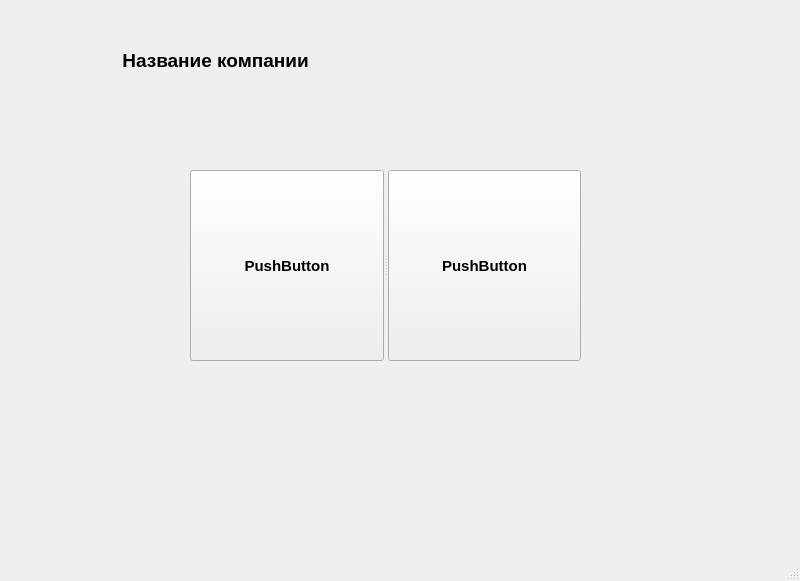
<?xml version="1.0" encoding="UTF-8"?>
<ui version="4.0">
 <class>MainWindow</class>
 <widget class="QMainWindow" name="MainWindow">
  <property name="geometry">
   <rect>
    <x>0</x>
    <y>0</y>
    <width>800</width>
    <height>581</height>
   </rect>
  </property>
  <property name="windowTitle">
   <string>Тип заявки</string>
  </property>
  <property name="windowIcon">
   <iconset resource="icons.qrc">
    <normaloff>:/logo/imgs/logo.png</normaloff>:/logo/imgs/logo.png</iconset>
  </property>
  <widget class="QWidget" name="centralwidget">
   <widget class="QLabel" name="label">
    <property name="geometry">
     <rect>
      <x>30</x>
      <y>30</y>
      <width>61</width>
      <height>61</height>
     </rect>
    </property>
    <property name="font">
     <font>
      <family>Ubuntu</family>
      <pointsize>14</pointsize>
      <weight>75</weight>
      <bold>true</bold>
     </font>
    </property>
    <property name="text">
     <string/>
    </property>
    <property name="pixmap">
     <pixmap resource="icons.qrc">:/logo/imgs/logo.png</pixmap>
    </property>
    <property name="scaledContents">
     <bool>true</bool>
    </property>
    <property name="alignment">
     <set>Qt::AlignCenter</set>
    </property>
   </widget>
   <widget class="QSplitter" name="splitter">
    <property name="geometry">
     <rect>
      <x>190</x>
      <y>170</y>
      <width>391</width>
      <height>191</height>
     </rect>
    </property>
    <property name="font">
     <font>
      <family>Ubuntu</family>
      <pointsize>11</pointsize>
      <weight>75</weight>
      <bold>true</bold>
     </font>
    </property>
    <property name="orientation">
     <enum>Qt::Horizontal</enum>
    </property>
    <widget class="QPushButton" name="pushButton">
     <property name="enabled">
      <bool>true</bool>
     </property>
     <property name="font">
      <font>
       <family>Ubuntu</family>
       <pointsize>11</pointsize>
       <weight>75</weight>
       <bold>true</bold>
      </font>
     </property>
     <property name="text">
      <string>PushButton</string>
     </property>
     <property name="icon">
      <iconset resource="icons.qrc">
       <normaloff>:/personal/imgs/person.png</normaloff>:/personal/imgs/person.png</iconset>
     </property>
     <property name="iconSize">
      <size>
       <width>50</width>
       <height>50</height>
      </size>
     </property>
     <property name="autoDefault">
      <bool>false</bool>
     </property>
     <property name="default">
      <bool>false</bool>
     </property>
     <property name="flat">
      <bool>false</bool>
     </property>
    </widget>
    <widget class="QPushButton" name="pushButton_2">
     <property name="font">
      <font>
       <family>Ubuntu</family>
       <pointsize>11</pointsize>
       <weight>75</weight>
       <bold>true</bold>
      </font>
     </property>
     <property name="text">
      <string>PushButton</string>
     </property>
     <property name="icon">
      <iconset resource="icons.qrc">
       <normaloff>:/group/imgs/group.png</normaloff>:/group/imgs/group.png</iconset>
     </property>
     <property name="iconSize">
      <size>
       <width>50</width>
       <height>50</height>
      </size>
     </property>
    </widget>
   </widget>
   <widget class="QLabel" name="label_2">
    <property name="geometry">
     <rect>
      <x>110</x>
      <y>40</y>
      <width>211</width>
      <height>41</height>
     </rect>
    </property>
    <property name="font">
     <font>
      <family>Ubuntu</family>
      <pointsize>14</pointsize>
      <weight>75</weight>
      <bold>true</bold>
     </font>
    </property>
    <property name="text">
     <string>Название компании</string>
    </property>
    <property name="scaledContents">
     <bool>true</bool>
    </property>
    <property name="alignment">
     <set>Qt::AlignCenter</set>
    </property>
   </widget>
  </widget>
  <widget class="QStatusBar" name="statusbar"/>
 </widget>
 <resources>
  <include location="icons.qrc"/>
 </resources>
 <connections/>
</ui>
